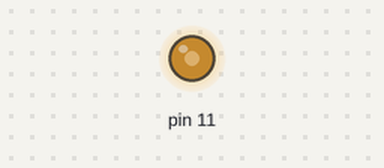
Bench run of a sketch on a simulated Arduino Mega 2560, built with avr-gcc and run on an emulated ATmega2560. Parts: output pins drawn as LEDs (lit = HIGH). What the sketch prints to the serial monitor is not drawn.

Above: at 0.1 s.
Timing chart, 0 to 1.6 s (numbered marks = the images above):
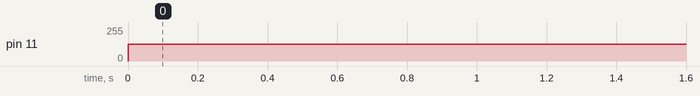

Measured:
- by itself, pin 11: 0/255 → 127/255 at 0.00 s

The sketch:

sabertooth_analog.ino
```cpp
// PWM output example - 10 bit
// Tristan Hill - January,15,2016
//              - February 26,2019
// interfacing with the 'Sabertooth v1.0 2x12' motor driver
// Mega sends a PWM which is filtered into an analog signal which is read by the sabertooth
// the filter is a basic RC filter with a 10k ohm resistor and a .1 uF capacitor
// the signal ranges from 0 to 5 with a 2.5 v center

// user def funs prototypes here
double map_double(double x, double in_min, double in_max, double out_min, double out_max);

void setup() {
  // put your setup code here, to run once:

  // PWM OUTPUT
  // Set up timer to toggle OC1A (PB5, pin11) on match of OCR1A in Fast PWM mode

  // 10 bit fast pwm mode, normal port operation
  // TCCR1A |= B10000011;
  TCCR1A |= (1 << COM1A1) | (1 << WGM11) | (1 << WGM10);
  // set up timer with prescaler and Fast 10 bit PWM mode (mode 7, bits WGM13:0)
  // I cant figure out why i hvae to turn OFF the bits in CS0:2 (TWH)

  // prescale 1 (none)
  //TCCR1B |= (1<<WGM12)  | (1<<CS10);                //CS12:0=001 -> 15.63 kHz
  //TCCR1B &= ~(1<<CS11) & ~(1<<CS12);

  // prescale 8
  TCCR1B |= (1 << WGM12)  | (1 << CS11) ;           //CS12:0=010 -> 1.95 kHz
  TCCR1B &= ~(1 << CS10) & ~(1 << CS12);

  // prescale 64
  //TCCR1B |= (1<<WGM12)  | (1<<CS11) | (1<<CS10);    //CS12:0=011 -> 244.1 Hz
  //TCCR1B &= ~(1<<CS12);

  // prescale 256
  //TCCR1B |= (1<<WGM12)  | (1<<CS12);                //CS12:0=100 -> 61.0 Hz
  //TCCR1B &= ~(1<<CS10) & ~(1<<CS11);

  // prescale 1024
  //TCCR1B |= (1<<WGM12)  | (1<<CS12) | (1<<CS10);      //CS12:0=101 -> 15.3 Hz
  //TCCR1B &= ~(1<<CS11);

  // Set compare value to 1Hz at 16MHz AVR clock ???
  // whenever a match occurs OC1A toggles
  //OCR1A = 555 ; // this values controls the duty cycle, duty(%)=OCR1A/255*100


  //DDRB |= B00100000; // PB5 (pin 11 on mega) as output
  DDRB |= (1 << PB5); //data direction register

  // setup serail monitior
  Serial.begin(9600);

}

void loop() {
  // put your main code here, to run repeatedly:

  double T = 1.0 / 61.0 * 1000.0; // period in ms
  double power = 0;
  //double ms_high;
  int pwm_high;

  // map motor power(?) [-100 100] to high time(ms) [1.0 2.0]

  //v_out=map_double(power,-100.0,100.0,1.0,2.0);

  pwm_high = map_double(power, -100, 100, 0, 1023);

  OCR1A = pwm_high;

  Serial.print("Period(ms): ");
  Serial.print(T, DEC);
  Serial.print('\n');
  Serial.print("Power (-100,100): ");
  Serial.print(power, DEC);
  Serial.print('\n');
  Serial.print("PWM Compare value (10bit): ");
  Serial.print(pwm_high, DEC);
  Serial.print('\n');
  Serial.print('\n');

  delay(100);

}

// this fuction maps a double from one range to another
double map_double(double x, double in_min, double in_max, double out_min, double out_max) {
  return (x - in_min) * (out_max - out_min) / (in_max - in_min) + out_min;
}
```
